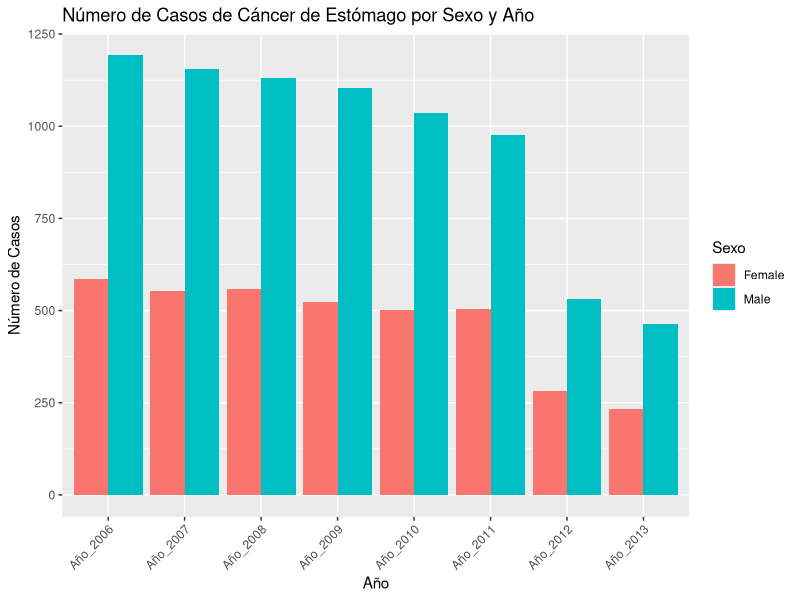
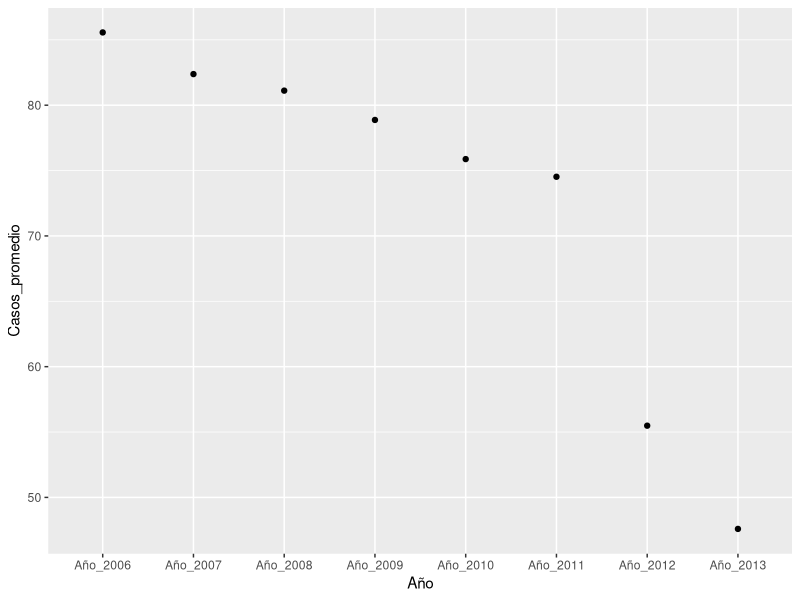
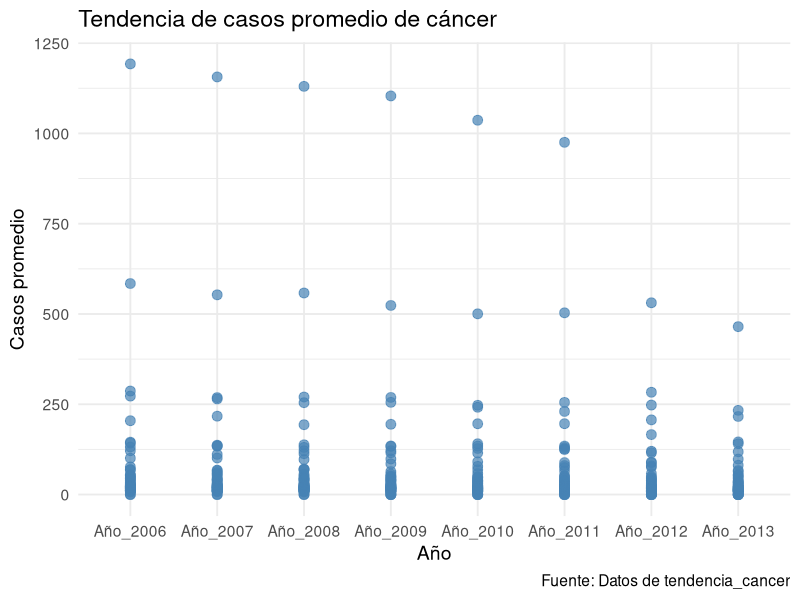

R code for these plots, in order:

#CANCER DE ESTÓMAGO EN EUROPA

library(readr)
library(dplyr)
library(tidyverse)
library(ggplot2)

# Carga el archivo usando comillas como delimitador
cancer_estomago <- read_delim("INPUT/DATA/cancer_estomago.csv", delim = "\"", 
                              escape_backslash = TRUE, escape_double = FALSE, trim_ws = TRUE)

# Divide la columna de años en varias columnas nuevas
cancer_estomago <- 
  cancer_estomago %>%
  separate(
    col = c(`,2005,2006,2007,2008,2009,2010,2011,2012,2013,`),
    into = paste0("Año_", 2005:2013), 
    sep = ","
  ) %>% 
  select(-`Indicator,`, -`...1`, -`...3`, -`...5`, -`,...6`, -`...7`, -`...9`,
         -`,...10`, -`...11`, -`...13`, -`,...14`, -`...15`, -`...17`, -`...19`, -`Año_2005`,
         -`Cancer`,  -`Age Group`) %>% 
  slice(-c(247, 248, 249)) %>%
  rename(Pais_Ciudad = Registry)%>%
  rename(Sexo=Sex)%>%
  pivot_longer(cols = c(`Año_2006`:`Año_2013`), names_to = "Año", values_to = "Casos") 
  

cancer_estomago <- cancer_estomago %>%
  mutate(
    Pais = case_when(
      str_starts(Pais_Ciudad, "AT") ~ "Austria",
      str_starts(Pais_Ciudad, "BE") ~ "Belgica",
      str_starts(Pais_Ciudad, "BG") ~ "Bulgaria",
      str_starts(Pais_Ciudad, "CH") ~ "Suiza",
      str_starts(Pais_Ciudad, "DE") ~ "Alemania",
      str_starts(Pais_Ciudad, "DK") ~ "Dinamarca",
      str_starts(Pais_Ciudad, "EE") ~ "Estonia",
      str_starts(Pais_Ciudad, "ES") ~ "España",
      str_starts(Pais_Ciudad, "FR") ~ "Francia",
      str_starts(Pais_Ciudad, "HR") ~ "Croacia",
      str_starts(Pais_Ciudad, "IE") ~ "Irlanda",
      str_starts(Pais_Ciudad, "IS") ~ "Islandia",
      str_starts(Pais_Ciudad, "IT") ~ "Italia",
      str_starts(Pais_Ciudad, "LT") ~ "Lituania",
      str_starts(Pais_Ciudad, "MT") ~ "Malta",
      str_starts(Pais_Ciudad, "NL") ~ "Holanda",
      str_starts(Pais_Ciudad, "NO") ~ "Noruega",
      str_starts(Pais_Ciudad, "PL") ~ "Polonia",
      str_starts(Pais_Ciudad, "PT") ~ "Portugal",
      str_starts(Pais_Ciudad, "RO") ~ "Rumania",
      str_starts(Pais_Ciudad, "RS") ~ "Serbia",
      str_starts(Pais_Ciudad, "SI") ~ "Eslovenia",
      str_starts(Pais_Ciudad, "SK") ~ "Eslovaquia",
      str_starts(Pais_Ciudad, "UA") ~ "Ucrania",
      str_starts(Pais_Ciudad, "UK") ~ "Reino Unido")) %>%
  select(-Pais_Ciudad) %>%
  relocate(Pais, Año, Sexo, Casos)

 
cancer_estomago <- cancer_estomago %>%
  mutate(Casos = as.numeric(Casos))%>%
  group_by(Pais, Año, Sexo)%>%
  summarise(Casos = sum(Casos, na.rm = TRUE), .groups = "drop") # se puede añadir: , .groups = "drop"  #Usamos summarise porque queremos cambiar el numero de filas original


View(cancer_estomago)


###### PREGUNTA 3: ¿El cáncer de estómago se ve influenciado por el sexo de los pacientes?
#Evaluación general de sexo frente a casos
cancer_estomago %>%
  group_by(Sexo) %>%
  summarise(Casos_promedio = mean(Casos, na.rm = TRUE))

#Evaluación del sexo frente al país
cancer_estomago %>%
  group_by(Sexo, Pais) %>%
  summarise(Casos_promedio = mean(Casos, na.rm = TRUE))


# Crear el gráfico con geom_bar
ggplot(cancer_estomago, aes(x = Año, y = Casos, fill = Sexo)) +
  geom_bar(stat = "identity", position = "dodge") + # Barras agrupadas
  labs(
    title = "Número de Casos de Cáncer de Estómago por Sexo y Año",
    x = "Año",
    y = "Número de Casos",
    fill = "Sexo"
  ) +
  theme(axis.text.x = element_text(angle = 45, hjust = 1)) # Rotar etiquetas del eje X



###### 5. ¿Las tasas de cáncer de estómago han aumentado o disminuido con el tiempo?
tendencia_cancer <- cancer_estomago %>%
  group_by(Año) %>%
  summarise(Casos_promedio = mean(Casos, na.rm = TRUE))

ggplot(data = tendencia_cancer, aes(x = Año, y = Casos_promedio))+
  geom_point() +
  geom_smooth(method = "loess", formula = 'y ~ x' )

ggplot(data = cancer_estomago, aes(x = Año, y = Casos)) +
  geom_point(color = "steelblue", size = 3, alpha = 0.7) + # Cambia el color y ajusta la transparencia
  geom_smooth(method = "loess", formula = y ~ x, color = "darkred", fill = "pink", alpha = 0.3) + # Personaliza la línea y el área sombreada
  labs(
    title = "Tendencia de casos promedio de cáncer",
    x = "Año",
    y = "Casos promedio",
    caption = "Fuente: Datos de tendencia_cancer"
  ) + 
  theme_minimal(base_size = 14)


#### CASO CON MÁS NUMERO DE CASOS DE CANCER
max_casos <- cancer_estomago %>%
  arrange(desc(Casos))%>%
  slice_head()
max_casos


#### CASO CON MENOS NUMERO DE CASOS DE CANCER
min_casos <- cancer_estomago %>%
  arrange(Casos)%>%
  slice_head()
min_casos
  
####################################################################################################

###################################################################################################
#DATOS DE FOSFATO EN RÍOS DE EUROPA
library(readr)
library(dplyr)
library(ggplot2)
Fosfato <- read_csv("INPUT/DATA/fosfato.csv") %>%
  select(-`Period:text`) %>%                                
  rename(País = `Country:text`,                           
         Año = `Year:year`,                                 
         Fosfato = colnames(.)[3]) %>%                      
  arrange(País)   # Ordenar País por orden alfabético
View(Fosfato)


#################################################################################################
#DATOS ECONOMÍA EUROPA
library(readr)
library(dplyr)
library(tidyverse)

economia <- read_csv("INPUT/DATA/economia.csv")

economia<-economia%>%
  select(-c(1, 2, 3, 4, 5,9))%>%   #se eliminan columnas innecesarias 
  slice(-c(178:189),-c(118:141))%>%
  rename(País=geo,
         Año=TIME_PERIOD,
         PIB=OBS_VALUE)
View(economia)






